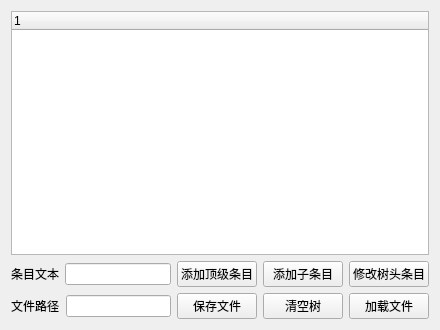
<?xml version="1.0" encoding="UTF-8"?>
<ui version="4.0">
 <class>Widget</class>
 <widget class="QWidget" name="Widget">
  <property name="geometry">
   <rect>
    <x>0</x>
    <y>0</y>
    <width>440</width>
    <height>330</height>
   </rect>
  </property>
  <property name="windowTitle">
   <string>Widget</string>
  </property>
  <layout class="QVBoxLayout" name="verticalLayout">
   <item>
    <widget class="QTreeWidget" name="treeWidget">
     <column>
      <property name="text">
       <string notr="true">1</string>
      </property>
     </column>
    </widget>
   </item>
   <item>
    <layout class="QHBoxLayout" name="horizontalLayout">
     <item>
      <widget class="QLabel" name="label">
       <property name="text">
        <string>条目文本</string>
       </property>
      </widget>
     </item>
     <item>
      <widget class="QLineEdit" name="lineEditItemText"/>
     </item>
     <item>
      <widget class="QPushButton" name="btnAddTop">
       <property name="text">
        <string>添加顶级条目</string>
       </property>
      </widget>
     </item>
     <item>
      <widget class="QPushButton" name="btnAddChild">
       <property name="text">
        <string>添加子条目</string>
       </property>
      </widget>
     </item>
     <item>
      <widget class="QPushButton" name="btnEditHeader">
       <property name="text">
        <string>修改树头条目</string>
       </property>
      </widget>
     </item>
    </layout>
   </item>
   <item>
    <layout class="QHBoxLayout" name="horizontalLayout_2">
     <item>
      <widget class="QLabel" name="label_2">
       <property name="text">
        <string>文件路径</string>
       </property>
      </widget>
     </item>
     <item>
      <widget class="QLineEdit" name="lineEditFileName"/>
     </item>
     <item>
      <widget class="QPushButton" name="btnSaveFile">
       <property name="text">
        <string>保存文件</string>
       </property>
      </widget>
     </item>
     <item>
      <widget class="QPushButton" name="btnClearTree">
       <property name="text">
        <string>清空树</string>
       </property>
      </widget>
     </item>
     <item>
      <widget class="QPushButton" name="btnLoadFile">
       <property name="text">
        <string>加载文件</string>
       </property>
      </widget>
     </item>
    </layout>
   </item>
  </layout>
 </widget>
 <resources/>
 <connections/>
</ui>
